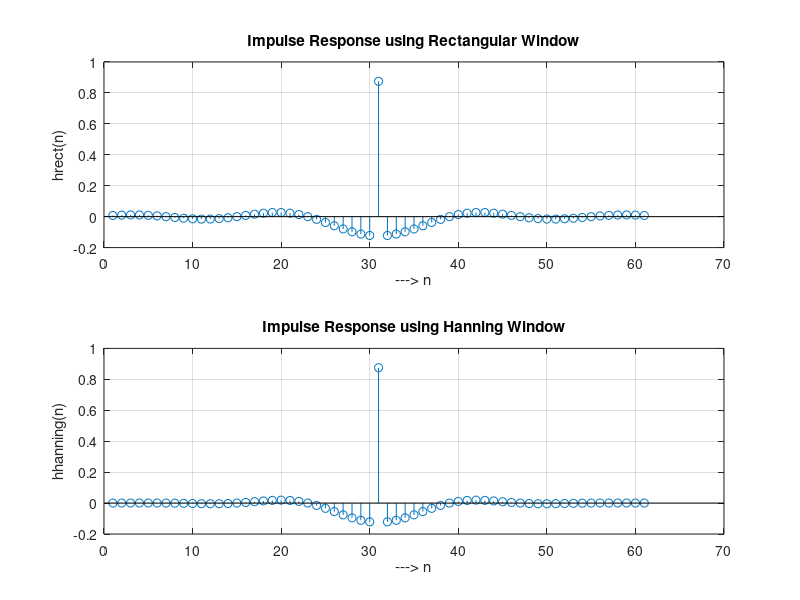
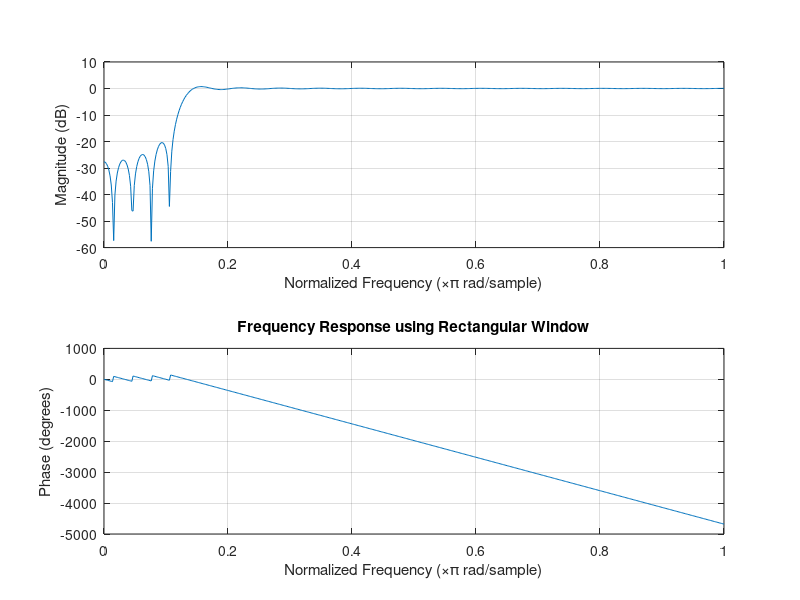
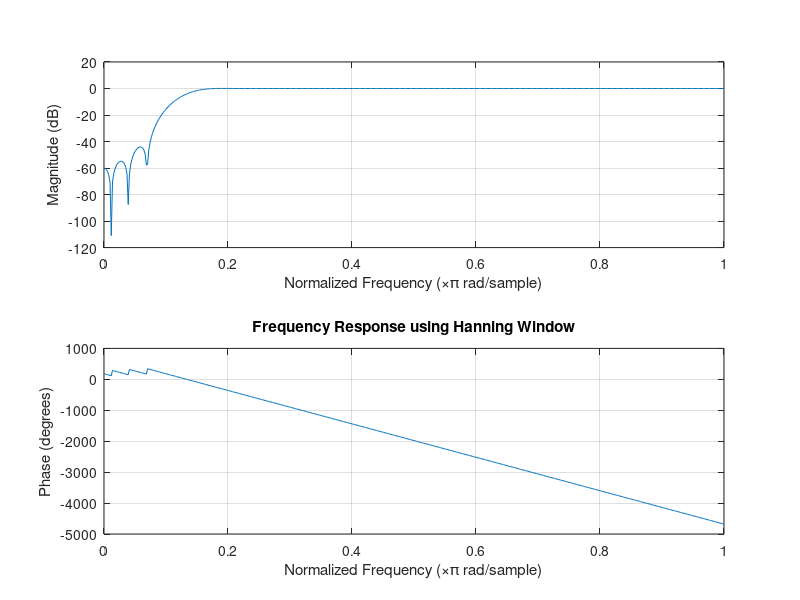
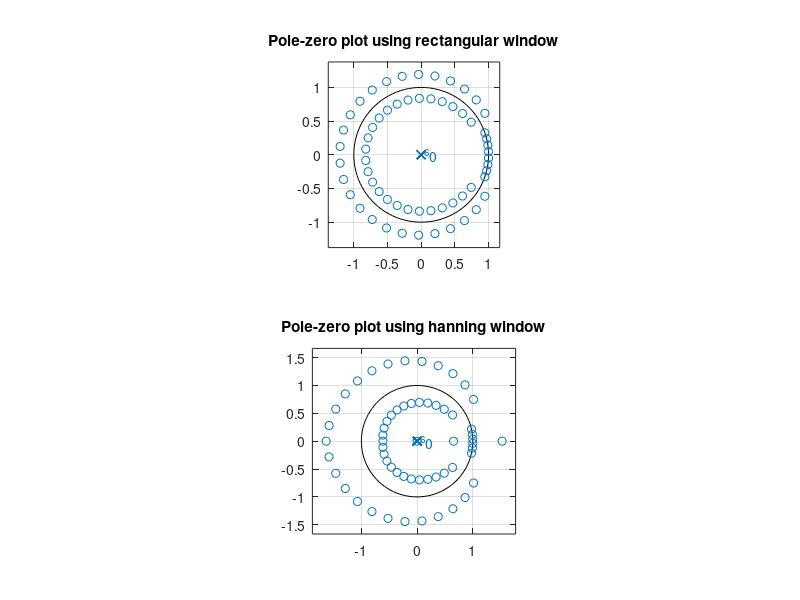

These figures' MATLAB source, in order:
%% FIR Filter Type 1 HPF
% N=odd , symmeteric
clc; clear all; close all;
N=61; % N is odd
n=0:N-1;
alpha=(N-1)/2;
wc=pi/8; %cut off frequency
%% Impulse response of the filter
h=-sin(wc*(n-alpha))./(pi*(n-alpha));
h(alpha+1)=1-wc/pi;
%% Rectangular window 
rect=ones(1,N);
%% hanning window equation
hanning=0.5-0.5*cos(2*pi*n/(N-1));

%% Truncating the sequence using window functions
hrect=h.*rect;
hhanning=h.*hanning;

%% All plots
%impulse response 
figure(1);subplot(2,1,1);stem(hrect);
grid on;xlabel('---> n');ylabel('hrect(n)');
title('Impulse Response using Rectangular Window');

subplot(2,1,2);stem(hhanning);
grid on;xlabel('---> n');ylabel('hhanning(n)')
title('Impulse Response using Hanning Window')

%% Frequency response
figure(2);freqz(hrect);
title('Frequency Response using Rectangular Window');

figure(3);freqz(hhanning);
title('Frequency Response using Hanning Window')

%% Z-plane plot
figure(4);subplot(2,1,1);zplane(hrect,1)
title('Pole-zero plot using rectangular window');

subplot(2,1,2);zplane(hhanning,1)
title('Pole-zero plot using hanning window')



















